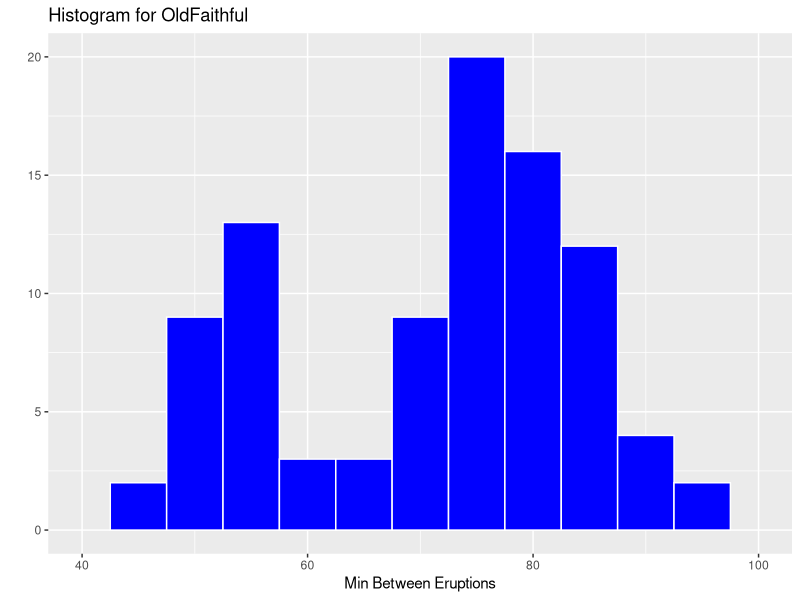
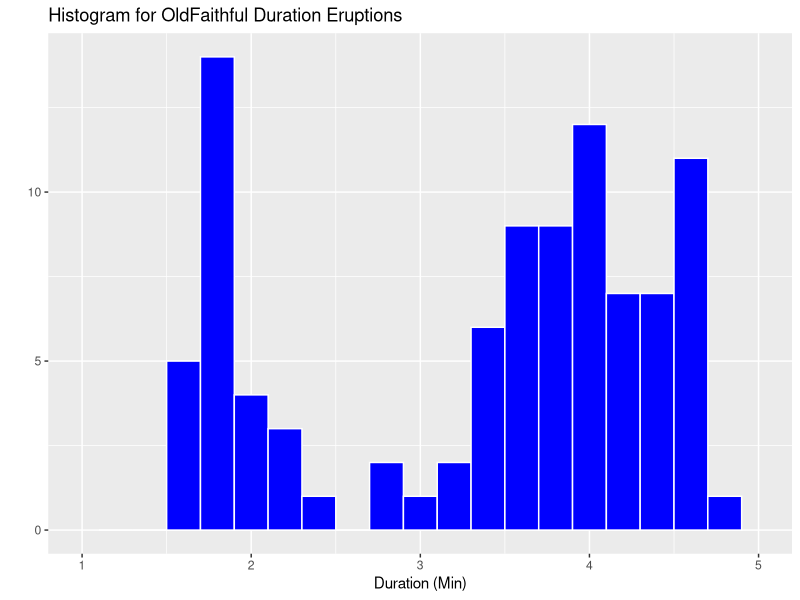

Reproduce these figures in R, in order.
setwd("~/GitHub/statistics")
library(ggplot2)
mydata <- read.csv("OldFaithful.csv", header = TRUE)

summary(mydata)

qplot(mydata$Interval..Min,
		geom="histogram",
		main="Histogram for OldFaithful",
		xlab="Min Between Eruptions",
		fill=I("blue"),
		col =I("white"),
		xlim=c(40,100),
		binwidth=5
		)

qplot(mydata$Duration..Min,
		geom="histogram",
		main="Histogram for OldFaithful Duration Eruptions",
		xlab="Duration (Min)",
		fill=I("blue"),
		col=I("white"),
		xlim=c(1,5),
		binwidth=0.2
		)